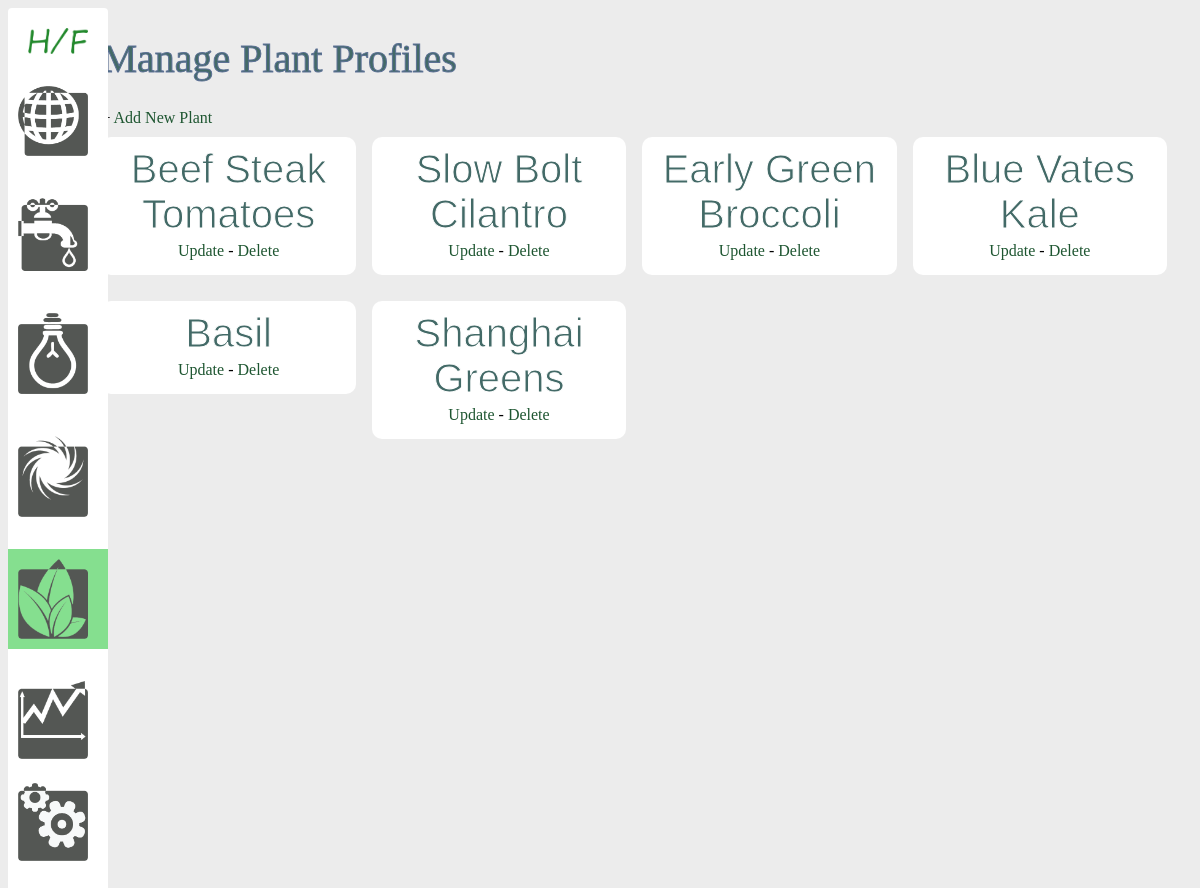
/plant, run on an earlier commit of the app's database.
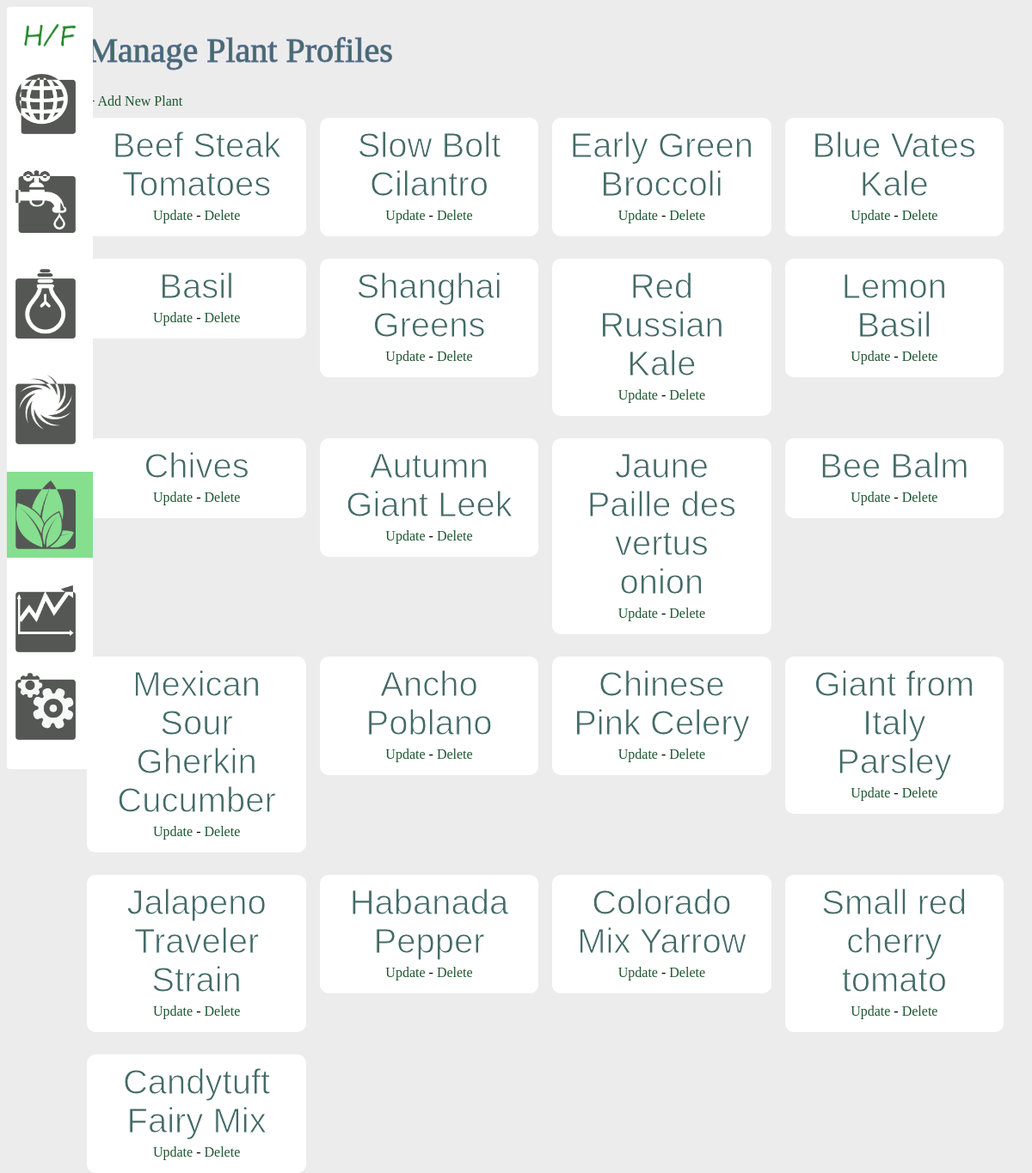
And on a later commit of the database.
### models.py (models this page shows)
class Plant(db.Model):
    id = db.Column(db.Integer, primary_key=True)
    name = db.Column(db.String(50), nullable=False)
    best_ec = db.Column(db.Float, nullable=True)
    best_temp = db.Column(db.Integer, nullable=True)
    best_season = db.Column(db.String(15), nullable=True)

### views.py (the view)
@app.route('/plant')
def list_plant_profiles():
    plants = Plant.query.all()
    return render_template('plant/index_plant.html', plants=plants)

### templates/plant/index_plant.html
{% extends 'layout.html' %}
{% block body %}
    <h1>Manage Plant Profiles</h1>
    + <a href="/add_plant">Add New Plant</a>
    <br />
    <div class="container">
        {% for plant in plants %}
            <div class="plant">
                <h2>{{ plant.name }}</h2>
                <a href="/update_plant/{{plant.id}}">Update</a>
                -
                <a href="/delete_plant/{{plant.id}}">Delete</a>
                <br />
            </div>
        {% endfor %}
    </div>
{% endblock %}

### templates/layout.html (shortened to what this page needs)
<!DOCTYPE html>
<html lang="en">
<head>
    <link rel = "stylesheet" href = "{{ url_for('static', filename='css/main.css') }}">
</head>
<body>
    <div class = "left-col">
        <a href="/">
            <img width="60px" src = "{{ url_for('static', filename='img/hf-icon.png') }}">
        </a>
        <br /><br />
        <a id = "nav_link" {% if enviros %} class = "active" {% endif %} href="/enviro">
            <img class="nav_link" src = "{{ url_for('static', filename='img/environment1.png') }}">
        </a>
        <br /><br />
        <a id = "nav_link" {% if waters %} class = "active" {% endif %} href="/water">
            <img class="nav_link"  src = "{{ url_for('static', filename='img/water1.png') }}">
        </a>
        <br /><br />
        <a id = "nav_link" {% if lights %} class = "active" {% endif %} href="/light">
            <img class="nav_link"  src = "{{ url_for('static', filename='img/light1.png') }}">
        </a>
        <br /><br />
        <a id = "nav_link" {% if airs %} class = "active" {% endif %} href="/air">
            <img class="nav_link"  src = "{{ url_for('static', filename='img/air1.png') }}">
        </a>
        <br /><br />
        <a id = "nav_link" {% if plants %} class = "active" {% endif %} href="/plant">
            <img class="nav_link"  src = "{{ url_for('static', filename='img/plant1.png') }}">
        </a>
        <br /><br />
        <a id = "nav_link" href="#">
            <img class="nav_link"  src = "{{ url_for('static', filename='img/analytics1.png') }}">
        </a>
        <a id = "nav_link" href="/pins">
            <img class="nav_link"  src = "{{ url_for('static', filename='img/settings.png') }}">
        </a>
    </div>
    <div class="content">
        {% block body %}
        {% endblock %}
    </div>
</body>
</html>

### static/css/main.css (style rules this page uses)
body { background: rgb(236,236,236); }
a { text-decoration: none; color: #1E5631; }
h1 { font-weight: normal; font-size: 2.5em; color: #436a67; -webkit-text-stroke-width: 1px; -webkit-text-stroke-color: rgb(92, 112, 149); }
.left-col { float:left; clear:none; position:absolute; background: rgb(255,255,255); background: rgb(255,255,255); padding:20px; border-radius: 4px; width:60px; }
.content { width: 90%; float:right; margin-right:25px; }
.container { display:grid; grid-template-columns: 1fr 1fr 1fr 1fr; gap: 1em; }
.water, .plant, .light, .air, .pin { background-color: #fff; text-align: center; border-radius: 10px; height: max-content; margin-top:10px; padding: 5px 15px 15px 15px; }
a.active { background-color:#85df8f; width:100px; display:inline-block; margin-left:-20px; }
a#nav_link { width:80px; display:inline-block; margin-left:-20px; padding:10px; }
a.active > img { float:left }
.nav_link { width:70px; }
h2 { text-align: center; margin:5px; font-weight:normal; font-size: 2.5em; font-family:arial; color: #436a67; -webkit-text-stroke-width: 1px; -webkit-text-stroke-color: #fff; }

What changed in the data, as far as the page shows it:
added Plant: name "Red Russian Kale"
added Plant: name "Lemon Basil"
added Plant: name "Chives"
added Plant: name "Autumn Giant Leek"
added Plant: name "Jaune Paille des vertus onion"
added Plant: name "Bee Balm"
added Plant: name "Mexican Sour Gherkin Cucumber"
added Plant: name "Ancho Poblano"
added Plant: name "Chinese Pink Celery"
added Plant: name "Giant from Italy Parsley"
added Plant: name "Jalapeno Traveler Strain"
added Plant: name "Habanada Pepper"
added Plant: name "Colorado Mix Yarrow"
added Plant: name "Small red cherry tomato"
added Plant: name "Candytuft Fairy Mix"
